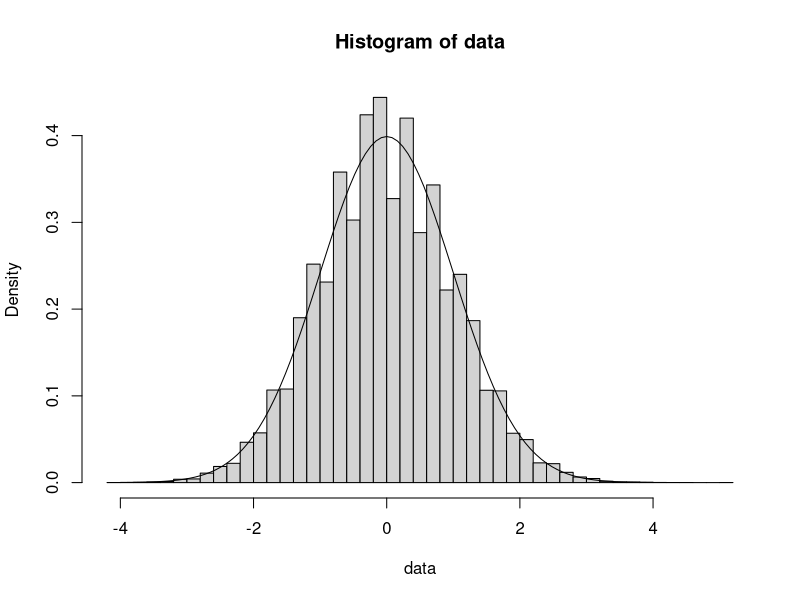

Write R code to recreate this figure.
# =====================================================================
# 07 SIMULERING MED replicate() OCH ANDRA NYTTIGA KOMMANDON
# Dobrow Appendix A, avsnitt 10
# + R övningarna i Dobrow kap 1 (1.32 ingår i övningen torsdag 5/11)
# =====================================================================

set.seed(5)


# ---- Nyttiga kommandon -----------------------------------------------
table(c(0, 1, 1, 1, 1, 1, 2, 2, 6, 6, 6, 6, 6, 6, 6))   # frekvenstabell
min(0:20)
max(0:20)
round(pi, 3)


# ---- replicate(n, uttryck) -------------------------------------------
# Kör uttrycket n gånger och samlar resultaten i en vektor.
# Ersätter ofta en hel for loop på en rad.
replicate(6, 2)
replicate(5, mean(runif(1000, 0, 1)))

# Samma tärningssimulering som i fil 06, nu utan loop:
sums <- replicate(10000, sum(sample(1:6, 2, replace = TRUE)))
mean(sums)
mean(sums == 7)

# Med en egen funktion
gamble <- function(k, n, p) {
  stake <- k
  while (stake > 0 && stake < n) {
    bet <- sample(c(-1, 1), 1, prob = c(1 - p, p))
    stake <- stake + bet
  }
  if (stake == 0) return(1) else return(0)
}
simlist <- replicate(1000, gamble(20, 60, 1/2))
mean(simlist)          # skattad P(ruin), exakt 2/3


# ---- Centrala gränsvärdessatsen --------------------------------------
# Poisson(4) har väntevärde 4 och sd 2. Normerat medelvärde av 80 st:
#   (medel minus 4) / (2 / sqrt(80))  ska vara ungefär N(0, 1)
normsum <- function() (mean(rpois(80, 4)) - 4) / (2 / sqrt(80))
normsum()
data <- replicate(100000, normsum())
hist(data, freq = FALSE, breaks = 50)
curve(dnorm(x), -4, 4, add = TRUE)


# ---- Monte Carlo receptet --------------------------------------------
# P(A)  skattas med  mean( replicate(N, indikator för A) )
# E(X)  skattas med  mean( replicate(N, ett utfall av X) )
# Var(X) skattas med var( replicate(N, ett utfall av X) )
#
# Exempel (Dobrow ex 1.31): X ~ U(0, 1), sedan Y ~ U(0, X). Var(Y) = 7/144
simlist <- replicate(100000, runif(1, 0, runif(1)))
var(simlist)
7 / 144


# =====================================================================
# ÖVNINGAR (Dobrows R övningar i kapitel 1)
# =====================================================================

# Dobrow 1.32 Simulera kast med tre rättvisa mynt och räkna antal krona X.
#   (a) Skatta P(X = 1) och E(X).
#   (b) Gör om för ett skevt mynt med P(krona) = 3/4.


# Dobrow 1.33 Kort dras med återläggning ur en kortlek tills ett ess dyker upp.
#   Skatta väntevärde och varians för antalet dragna kort.


# Dobrow 1.34 Tiden tills en buss kommer är exponentialfördelad med
#   väntevärde 30 minuter.
#   (a) Använd rexp() för att skatta sannolikheten att bussen kommer
#       inom 20 minuter.
#   (b) Jämför med det exakta svaret från pexp().
